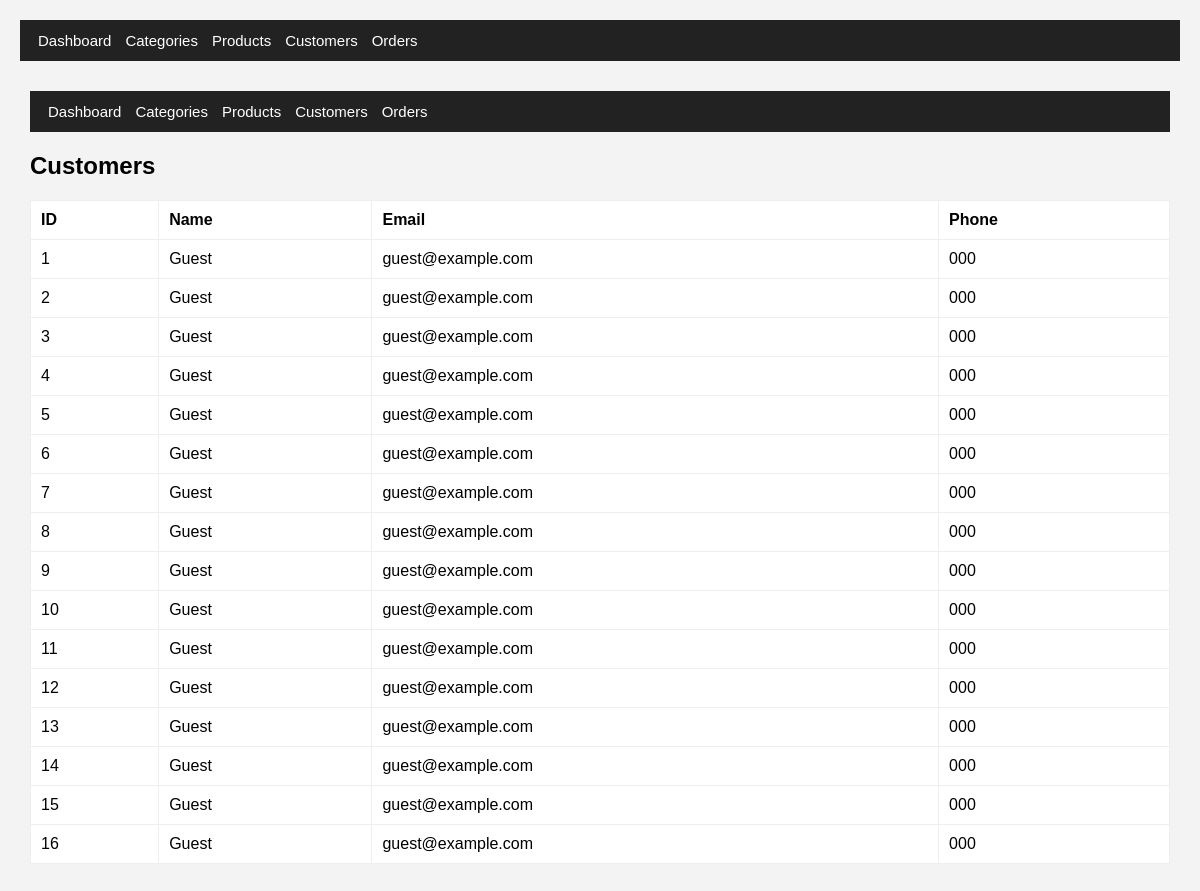
The page /customers.php on the database its author committed.
### tables this page shows
CREATE TABLE `customers` (
  `id` int(11) NOT NULL,
  `fullname` varchar(100) DEFAULT NULL,
  `email` varchar(100) DEFAULT NULL,
  `phone` varchar(50) DEFAULT NULL
);

### customers.php (the view, shortened to what this page needs)
<?php
include "../database.php";
include "nav.php";
$res = $connection->query("SELECT * FROM customers");
?>
<!DOCTYPE html>
<html>
<head>
    <link rel="stylesheet" href="../style.css">
</head>
<body>
<div class="container">
    <?php include "nav.php"; ?>
    <h2>Customers</h2>
    <table>
        <tr>
            <th>ID</th>
            <th>Name</th>
            <th>Email</th>
            <th>Phone</th>
        </tr>
        <?php while ($r = $res->fetch_assoc()): ?>
        <tr>
            <td><?= $r['id'] ?></td>
            <td><?= htmlspecialchars($r['fullname']) ?></td>
            <td><?= htmlspecialchars($r['email']) ?></td>
            <td><?= htmlspecialchars($r['phone']) ?></td>
        </tr>
        <?php endwhile; ?>
    </table>
</div>
</body>
</html>

### nav.php (shortened to what this page needs)
<nav>
    <a href="dashboard.php">Dashboard</a>
    <a href="categories.php">Categories</a>
    <a href="products.php">Products</a>
    <a href="customers.php">Customers</a>
    <a href="orders.php">Orders</a>
</nav>

### style.css (style rules this page uses)
body { font-family: Arial, sans-serif; background: #f3f3f3; padding: 20px; margin: 0; }
nav { background: #222; padding: 12px 18px; display: flex; gap: 14px; align-items: center; }
nav a { color: white; text-decoration: none; font-size: 15px; }
.container { max-width: 1200px; margin: 20px auto; padding: 10px; }
table { width: 100%; border-collapse: collapse; background: white; }
table th, table td { padding: 10px; border: 1px solid #eee; text-align: left; }

### rows shown on the page
customers: id "1", fullname "Guest", email "guest@example.com", phone "000"
customers: id "2", fullname "Guest", email "guest@example.com", phone "000"
customers: id "3", fullname "Guest", email "guest@example.com", phone "000"
customers: id "4", fullname "Guest", email "guest@example.com", phone "000"
customers: id "5", fullname "Guest", email "guest@example.com", phone "000"
customers: id "6", fullname "Guest", email "guest@example.com", phone "000"
customers: id "7", fullname "Guest", email "guest@example.com", phone "000"
customers: id "8", fullname "Guest", email "guest@example.com", phone "000"
customers: id "9", fullname "Guest", email "guest@example.com", phone "000"
customers: id "10", fullname "Guest", email "guest@example.com", phone "000"
customers: id "11", fullname "Guest", email "guest@example.com", phone "000"
customers: id "12", fullname "Guest", email "guest@example.com", phone "000"
customers: id "13", fullname "Guest", email "guest@example.com", phone "000"
customers: id "14", fullname "Guest", email "guest@example.com", phone "000"
customers: id "15", fullname "Guest", email "guest@example.com", phone "000"
customers: id "16", fullname "Guest", email "guest@example.com", phone "000"
